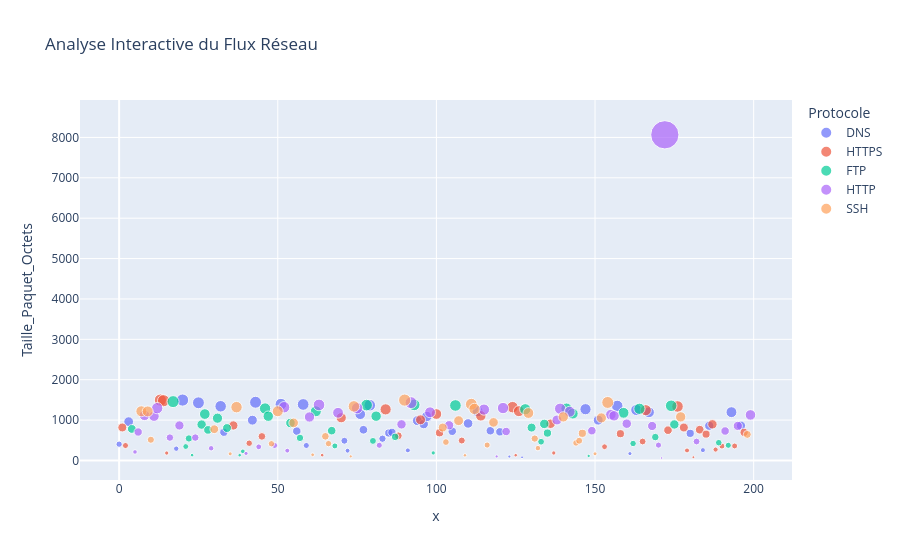

Notebook code cell kept with this figure:
### Code cell
import plotly.express as px

# Création d'un graphique interactif sur les 200 premiers événements
fig = px.scatter(df_global.head(200), 
                 x=df_global.head(200).index, 
                 y='Taille_Paquet_Octets',
                 color='Protocole', # Une couleur différente par protocole
                 size='Taille_Paquet_Octets', # Plus le point est gros, plus le paquet est lourd
                 title='Analyse Interactive du Flux Réseau',
                 hover_data=['IP_Source', 'Protocole', 'Duree_Connexion_Sec'])

fig.show()

### Figure 1 — Plotly figure (JSON) as saved in the notebook; plotly's stock layout.template omitted (floating-point values rounded to 4 significant figures; data arrays with more than 128 entries replaced by an {"elided": "..."} marker saying what was removed)
{"data": [{"customdata": {"elided": "43x3 mixed values"}, "hovertemplate": "Protocole=%{customdata[1]}<br>x=%{x}<br>Taille_Paquet_Octets=%{marker.size}<br>IP_Source=%{customdata[0]}<br>Duree_Connexion_Sec=%{customdata[2]}<extra></extra>", "legendgroup": "DNS", "marker": {"color": "#636efa", "size": [403, 961, 292, 1496, 1428, 1342, 699, 998, 1442, 1393, 727, 1387, 371, 488, 242, 1145, 760, 1368, 539, 680, 697, 250, 986, 901, 1090, 723, 917, 1216, 736, 709, 97, 79, 1269, 999, 1349, 170, 1251, 1194, 671, 256, 860, 1196, 862], "sizemode": "area", "sizeref": 20.16, "symbol": "circle"}, "mode": "markers", "name": "DNS", "orientation": "v", "showlegend": true, "type": "scatter", "x": [0, 3, 18, 20, 25, 32, 33, 42, 43, 51, 56, 58, 59, 71, 72, 76, 77, 79, 83, 85, 86, 91, 94, 96, 97, 105, 110, 113, 117, 120, 123, 127, 147, 151, 157, 161, 163, 167, 180, 184, 186, 193, 196], "xaxis": "x", "y": [403, 961, 292, 1496, 1428, 1342, 699, 998, 1442, 1393, 727, 1387, 371, 488, 242, 1145, 760, 1368, 539, 680, 697, 250, 986, 901, 1090, 723, 917, 1216, 736, 709, 97, 79, 1269, 999, 1349, 170, 1251, 1194, 671, 256, 860, 1196, 862], "yaxis": "y"}, {"customdata": [["192.168.1.61", "HTTPS", 2.98], ["192.168.1.226", "HTTPS", 25.3], ["192.168.1.200", "HTTPS", 27.28], ["192.168.1.172", "HTTPS", 12.32], ["192.168.1.90", "HTTPS", 13.94], ["192.168.1.51", "HTTPS", 20.18], ["192.168.1.132", "HTTPS", 8.081], ["192.168.1.207", "HTTPS", 19.85], ["192.168.1.219", "HTTPS", 4.079], ["192.168.1.154", "HTTPS", 1.042], ["192.168.1.42", "HTTPS", 23.3], ["192.168.1.209", "HTTPS", 13.57], ["192.168.1.11", "HTTPS", 18.05], ["192.168.1.197", "HTTPS", 19.05], ["192.168.1.149", "HTTPS", 0.5124], ["192.168.1.240", "HTTPS", 1.866], ["192.168.1.208", "HTTPS", 19.59], ["192.168.1.85", "HTTPS", 9.21], ["192.168.1.141", "HTTPS", 19.69], ["192.168.1.4", "HTTPS", 2.543], ["192.168.1.165", "HTTPS", 22.93], ["192.168.1.171", "HTTPS", 24.1], ["192.168.1.79", "HTTPS", 25.91], ["192.168.1.24", "HTTPS", 24.46], ["192.168.1.213", "HTTPS", 12.2], ["192.168.1.53", "HTTPS", 14.57], ["192.168.1.169", "HTTPS", 25.79], ["192.168.1.245", "HTTPS", 22.02], ["192.168.1.211", "HTTPS", 3.35], ["192.168.1.40", "HTTPS", 25.76], ["192.168.1.35", "HTTPS", 9.504], ["192.168.1.11", "HTTPS", 12.35], ["192.168.1.230", "HTTPS", 13.57], ["192.168.1.231", "HTTPS", 21.25], ["192.168.1.196", "HTTPS", 23.36], ["192.168.1.193", "HTTPS", 24.92], ["192.168.1.189", "HTTPS", 29.03], ["192.168.1.12", "HTTPS", 19.04]], "hovertemplate": "Protocole=%{customdata[1]}<br>x=%{x}<br>Taille_Paquet_Octets=%{marker.size}<br>IP_Source=%{customdata[0]}<br>Duree_Connexion_Sec=%{customdata[2]}<extra></extra>", "legendgroup": "HTTPS", "marker": {"color": "#EF553B", "size": [817, 370, 1495, 1479, 184, 867, 427, 596, 132, 1058, 1265, 611, 1007, 1150, 686, 493, 1105, 1320, 130, 1221, 910, 185, 340, 663, 470, 1245, 750, 1337, 816, 248, 80, 762, 652, 895, 270, 356, 359, 696], "sizemode": "area", "sizeref": 20.16, "symbol": "circle"}, "mode": "markers", "name": "HTTPS", "orientation": "v", "showlegend": true, "type": "scatter", "x": [1, 2, 13, 14, 15, 36, 41, 45, 64, 70, 84, 88, 95, 100, 101, 108, 114, 124, 125, 126, 136, 137, 153, 158, 165, 166, 173, 176, 178, 179, 181, 183, 185, 187, 188, 190, 194, 197], "xaxis": "x", "y": [817, 370, 1495, 1479, 184, 867, 427, 596, 132, 1058, 1265, 611, 1007, 1150, 686, 493, 1105, 1320, 130, 1221, 910, 185, 340, 663, 470, 1245, 750, 1337, 816, 248, 80, 762, 652, 895, 270, 356, 359, 696], "yaxis": "y"}, {"customdata": [["192.168.1.251", "FTP", 0.5233], ["192.168.1.65", "FTP", 27.31], ["192.168.1.230", "FTP", 19.06], ["192.168.1.85", "FTP", 1.976], ["192.168.1.66", "FTP", 23.61], ["192.168.1.209", "FTP", 19.93], ["192.168.1.11", "FTP", 1.47], ["192.168.1.125", "FTP", 20.37], ["192.168.1.253", "FTP", 6.983], ["192.168.1.131", "FTP", 14.83], ["192.168.1.201", "FTP", 12.61], ["192.168.1.176", "FTP", 14.39], ["192.168.1.240", "FTP", 26.15], ["192.168.1.174", "FTP", 18.24], ["192.168.1.183", "FTP", 4.703], ["192.168.1.58", "FTP", 19.74], ["192.168.1.20", "FTP", 12.47], ["192.168.1.209", "FTP", 10.89], ["192.168.1.154", "FTP", 5.185], ["192.168.1.26", "FTP", 13.24], ["192.168.1.59", "FTP", 9.31], ["192.168.1.238", "FTP", 3.639], ["192.168.1.99", "FTP", 29.2], ["192.168.1.7", "FTP", 11.45], ["192.168.1.229", "FTP", 23.1], ["192.168.1.216", "FTP", 3.616], ["192.168.1.188", "FTP", 18.14], ["192.168.1.242", "FTP", 13.51], ["192.168.1.144", "FTP", 5.619], ["192.168.1.85", "FTP", 2.197], ["192.168.1.67", "FTP", 19.07], ["192.168.1.100", "FTP", 12.24], ["192.168.1.108", "FTP", 22.43], ["192.168.1.114", "FTP", 28.2], ["192.168.1.151", "FTP", 13.75], ["192.168.1.84", "FTP", 8.763], ["192.168.1.11", "FTP", 2.309], ["192.168.1.227", "FTP", 24.25], ["192.168.1.171", "FTP", 2.314], ["192.168.1.32", "FTP", 17.68], ["192.168.1.85", "FTP", 16.62], ["192.168.1.154", "FTP", 21.33]], "hovertemplate": "Protocole=%{customdata[1]}<br>x=%{x}<br>Taille_Paquet_Octets=%{marker.size}<br>IP_Source=%{customdata[0]}<br>Duree_Connexion_Sec=%{customdata[2]}<extra></extra>", "legendgroup": "FTP", "marker": {"color": "#00cc96", "size": [781, 1457, 345, 545, 132, 889, 1149, 757, 1047, 803, 131, 226, 1287, 1096, 928, 559, 1218, 738, 360, 1371, 484, 1097, 584, 1377, 186, 1362, 1268, 814, 464, 906, 678, 1284, 1159, 112, 1180, 420, 1280, 579, 1354, 892, 440, 376], "sizemode": "area", "sizeref": 20.16, "symbol": "circle"}, "mode": "markers", "name": "FTP", "orientation": "v", "showlegend": true, "type": "scatter", "x": [4, 17, 21, 22, 23, 26, 27, 28, 31, 34, 38, 39, 46, 47, 54, 57, 62, 67, 68, 78, 80, 81, 87, 93, 99, 106, 128, 130, 133, 134, 135, 141, 143, 148, 159, 162, 164, 169, 174, 175, 189, 192], "xaxis": "x", "y": [781, 1457, 345, 545, 132, 889, 1149, 757, 1047, 803, 131, 226, 1287, 1096, 928, 559, 1218, 738, 360, 1371, 484, 1097, 584, 1377, 186, 1362, 1268, 814, 464, 906, 678, 1284, 1159, 112, 1180, 420, 1280, 579, 1354, 892, 440, 376], "yaxis": "y"}, {"customdata": [["192.168.1.192", "HTTP", 24.87], ["192.168.1.94", "HTTP", 26.45], ["192.168.1.204", "HTTP", 24.69], ["192.168.1.132", "HTTP", 13.56], ["192.168.1.165", "HTTP", 17.67], ["192.168.1.216", "HTTP", 20.01], ["192.168.1.122", "HTTP", 15.26], ["192.168.1.28", "HTTP", 11.67], ["192.168.1.129", "HTTP", 6.85], ["192.168.1.214", "HTTP", 1.287], ["192.168.1.158", "HTTP", 10.39], ["192.168.1.60", "HTTP", 14.13], ["192.168.1.98", "HTTP", 26.9], ["192.168.1.23", "HTTP", 11.05], ["192.168.1.84", "HTTP", 13.24], ["192.168.1.211", "HTTP", 5.944], ["192.168.1.202", "HTTP", 15.83], ["192.168.1.70", "HTTP", 13.75], ["192.168.1.206", "HTTP", 7.864], ["192.168.1.30", "HTTP", 20.42], ["192.168.1.82", "HTTP", 20.49], ["192.168.1.148", "HTTP", 0.9459], ["192.168.1.131", "HTTP", 22.56], ["192.168.1.43", "HTTP", 12.67], ["192.168.1.101", "HTTP", 16.2], ["192.168.1.141", "HTTP", 24.51], ["192.168.1.53", "HTTP", 8.734], ["192.168.1.20", "HTTP", 2.77], ["192.168.1.121", "HTTP", 6.004], ["192.168.1.160", "HTTP", 21.65], ["192.168.1.161", "HTTP", 24.7], ["192.168.1.31", "HTTP", 20.95], ["192.168.1.226", "HTTP", 13.86], ["192.168.1.96", "HTTP", 14.54], ["192.168.1.66", "HTTP", 12.31], ["192.168.1.60", "HTTP", 26.91], ["192.168.1.103", "HTTP", 0.5868], ["10.0.0.99", "HTTP", 11.4], ["192.168.1.183", "HTTP", 3.742], ["192.168.1.140", "HTTP", 28.31], ["192.168.1.27", "HTTP", 8.082], ["192.168.1.36", "HTTP", 16.74]], "hovertemplate": "Protocole=%{customdata[1]}<br>x=%{x}<br>Taille_Paquet_Octets=%{marker.size}<br>IP_Source=%{customdata[0]}<br>Duree_Connexion_Sec=%{customdata[2]}<extra></extra>", "legendgroup": "HTTP", "marker": {"color": "#ab63fa", "size": [211, 705, 1118, 1096, 1296, 567, 867, 567, 302, 175, 338, 372, 1318, 243, 1077, 1375, 1181, 1295, 376, 894, 1432, 1193, 872, 1260, 100, 1298, 717, 1002, 1281, 1207, 737, 1134, 1106, 911, 854, 380, 61, 8065, 469, 730, 856, 1128], "sizemode": "area", "sizeref": 20.16, "symbol": "circle"}, "mode": "markers", "name": "HTTP", "orientation": "v", "showlegend": true, "type": "scatter", "x": [5, 6, 8, 11, 12, 16, 19, 24, 29, 40, 44, 49, 52, 53, 60, 63, 69, 75, 82, 89, 92, 98, 104, 115, 119, 121, 122, 138, 139, 142, 149, 155, 156, 160, 168, 170, 171, 172, 182, 191, 195, 199], "xaxis": "x", "y": [211, 705, 1118, 1096, 1296, 567, 867, 567, 302, 175, 338, 372, 1318, 243, 1077, 1375, 1181, 1295, 376, 894, 1432, 1193, 872, 1260, 100, 1298, 717, 1002, 1281, 1207, 737, 1134, 1106, 911, 854, 380, 61, 8065, 469, 730, 856, 1128], "yaxis": "y"}, {"customdata": [["192.168.1.188", "SSH", 17.13], ["192.168.1.219", "SSH", 0.8621], ["192.168.1.79", "SSH", 11.02], ["192.168.1.101", "SSH", 25.53], ["192.168.1.139", "SSH", 22.92], ["192.168.1.75", "SSH", 6.612], ["192.168.1.51", "SSH", 1.014], ["192.168.1.4", "SSH", 20.24], ["192.168.1.5", "SSH", 18.92], ["192.168.1.182", "SSH", 22.82], ["192.168.1.193", "SSH", 0.5463], ["192.168.1.151", "SSH", 10.62], ["192.168.1.194", "SSH", 19.41], ["192.168.1.58", "SSH", 27.47], ["192.168.1.132", "SSH", 1.664], ["192.168.1.75", "SSH", 25.88], ["192.168.1.121", "SSH", 3.412], ["192.168.1.7", "SSH", 13.12], ["192.168.1.110", "SSH", 9.412], ["192.168.1.54", "SSH", 1.247], ["192.168.1.78", "SSH", 20.59], ["192.168.1.116", "SSH", 21.69], ["192.168.1.24", "SSH", 7.81], ["192.168.1.127", "SSH", 24.39], ["192.168.1.166", "SSH", 28.99], ["192.168.1.42", "SSH", 12.5], ["192.168.1.209", "SSH", 5.57], ["192.168.1.116", "SSH", 8.66], ["192.168.1.164", "SSH", 25.38], ["192.168.1.179", "SSH", 7.393], ["192.168.1.115", "SSH", 4.486], ["192.168.1.10", "SSH", 1.803], ["192.168.1.150", "SSH", 13.81], ["192.168.1.238", "SSH", 13.48], ["192.168.1.130", "SSH", 22.76]], "hovertemplate": "Protocole=%{customdata[1]}<br>x=%{x}<br>Taille_Paquet_Octets=%{marker.size}<br>IP_Source=%{customdata[0]}<br>Duree_Connexion_Sec=%{customdata[2]}<extra></extra>", "legendgroup": "SSH", "marker": {"color": "#FFA15A", "size": [1218, 1215, 513, 774, 164, 1320, 414, 1219, 932, 141, 598, 417, 101, 1339, 1495, 815, 455, 986, 127, 1394, 1277, 382, 942, 1175, 542, 306, 1079, 434, 488, 672, 165, 1053, 1437, 1079, 645], "sizemode": "area", "sizeref": 20.16, "symbol": "circle"}, "mode": "markers", "name": "SSH", "orientation": "v", "showlegend": true, "type": "scatter", "x": [7, 9, 10, 30, 35, 37, 48, 50, 55, 61, 65, 66, 73, 74, 90, 102, 103, 107, 109, 111, 112, 116, 118, 129, 131, 132, 140, 144, 145, 146, 150, 152, 154, 177, 198], "xaxis": "x", "y": [1218, 1215, 513, 774, 164, 1320, 414, 1219, 932, 141, 598, 417, 101, 1339, 1495, 815, 455, 986, 127, 1394, 1277, 382, 942, 1175, 542, 306, 1079, 434, 488, 672, 165, 1053, 1437, 1079, 645], "yaxis": "y"}], "layout": {"legend": {"itemsizing": "constant", "title": {"text": "Protocole"}, "tracegroupgap": 0}, "title": {"text": "Analyse Interactive du Flux Réseau"}, "xaxis": {"anchor": "y", "domain": [0, 1], "title": {"text": "x"}}, "yaxis": {"anchor": "x", "domain": [0, 1], "title": {"text": "Taille_Paquet_Octets"}}}}
